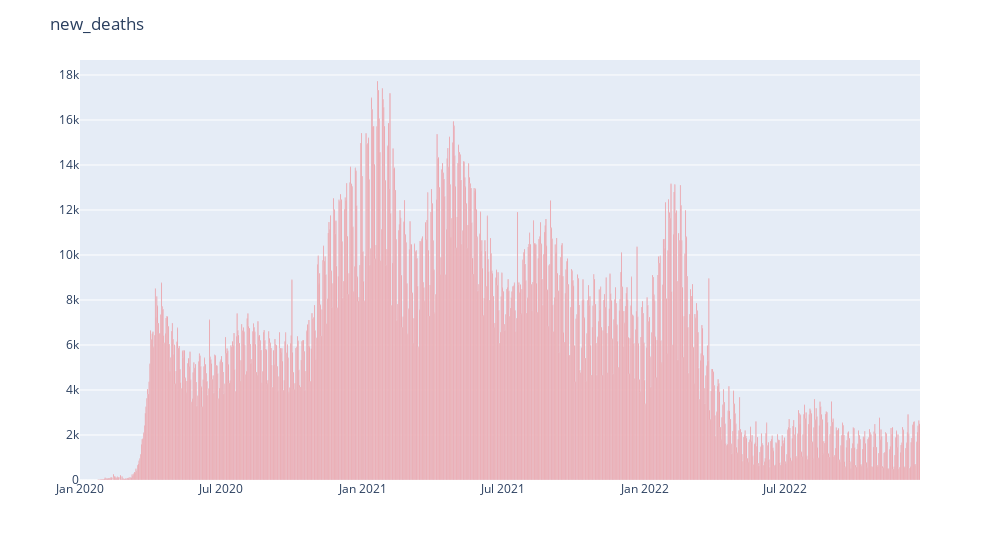

The notebook cell this image was saved under:
### Code cell
plot_daywise(new_deaths_by_day, 'new_deaths', '#ff0000')

### Figure 1 — Plotly figure (JSON) as saved in the notebook; plotly's stock layout.template omitted (floating-point values rounded to 4 significant figures; data arrays with more than 128 entries replaced by an {"elided": "..."} marker saying what was removed)
{"data": [{"alignmentgroup": "True", "hovertemplate": "date=%{x}<br>new_deaths=%{y}<extra></extra>", "legendgroup": "", "marker": {"color": "#ff0000", "pattern": {"shape": ""}}, "name": "", "offsetgroup": "", "orientation": "v", "showlegend": false, "textposition": "auto", "type": "bar", "x": {"elided": "1088 str values"}, "xaxis": "x", "y": {"elided": "1088 int values"}, "yaxis": "y"}], "layout": {"barmode": "relative", "legend": {"tracegroupgap": 0}, "margin": {"t": 60}, "title": {"text": "new_deaths"}, "width": 1000, "xaxis": {"anchor": "y", "domain": [0, 1], "title": {"text": ""}}, "yaxis": {"anchor": "x", "domain": [0, 1], "title": {"text": ""}}}}
